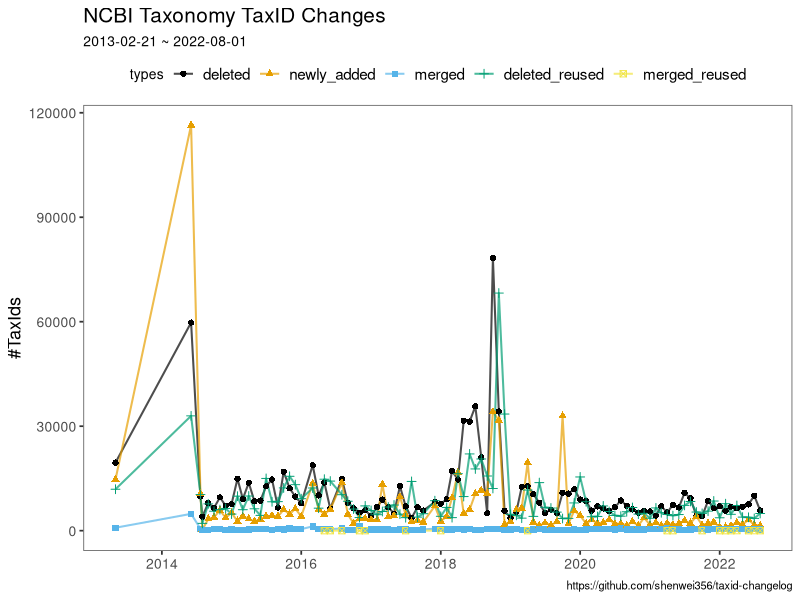

The R script that drew this image:
#!/usr/bin/env Rscript
library(scales)
library(dplyr)
library(ggplot2)
library(ggthemes)
library(lubridate)

theme1 <- theme(
    panel.border = element_rect(color = "grey40", size = 0.6, fill = NA),
    panel.background = element_blank(),
    panel.grid.major = element_blank(),
    panel.grid.minor = element_blank(),
    
    legend.position = "top",
    legend.spacing.x = unit(0.4, "cm"),
    legend.text = element_text(size = 11),
    legend.margin = margin(0.1, 0.1, 0.1, 0.1, unit = "cm"),
    
    plot.title = element_text(size = 15),        
    text = element_text(size = 10),
    
    axis.text.x = element_text(size = 10),
    axis.text.y = element_text(size = 10),
    axis.ticks.y = element_line(size = 0.6),
    axis.ticks.x = element_line(size = 0.6),
    axis.title = element_text(size = 13),
)

df <- read.csv("changes.g.csv")
df$types <- factor(df$types, levels = unique(df$types), ordered = TRUE)
df$date <- as.Date(parse_date_time(df$version, "%y-%m-%d"))

df <- df %>% filter(!is.na(count)) %>% filter(version != "2013-02-21")

p <- ggplot(df, aes(x = date, y = count, color = types, shape = types)) +
  geom_line(size = 0.7, alpha = 0.7) +
  geom_point(aes(shape = types), size = 1.8) +
  scale_color_colorblind() +
  xlab(NULL) +
  ylab("#TaxIds") + 
  theme1 +
  labs(title = "NCBI Taxonomy TaxID Changes",
    subtitle = "2013-02-21 ~ 2022-08-01",
    caption = "https://github.com/shenwei356/taxid-changelog"
  )

ggsave(
  p,
  file = "changes.png",
  width = 10,
  height = 4,
  dpi = 300
)

